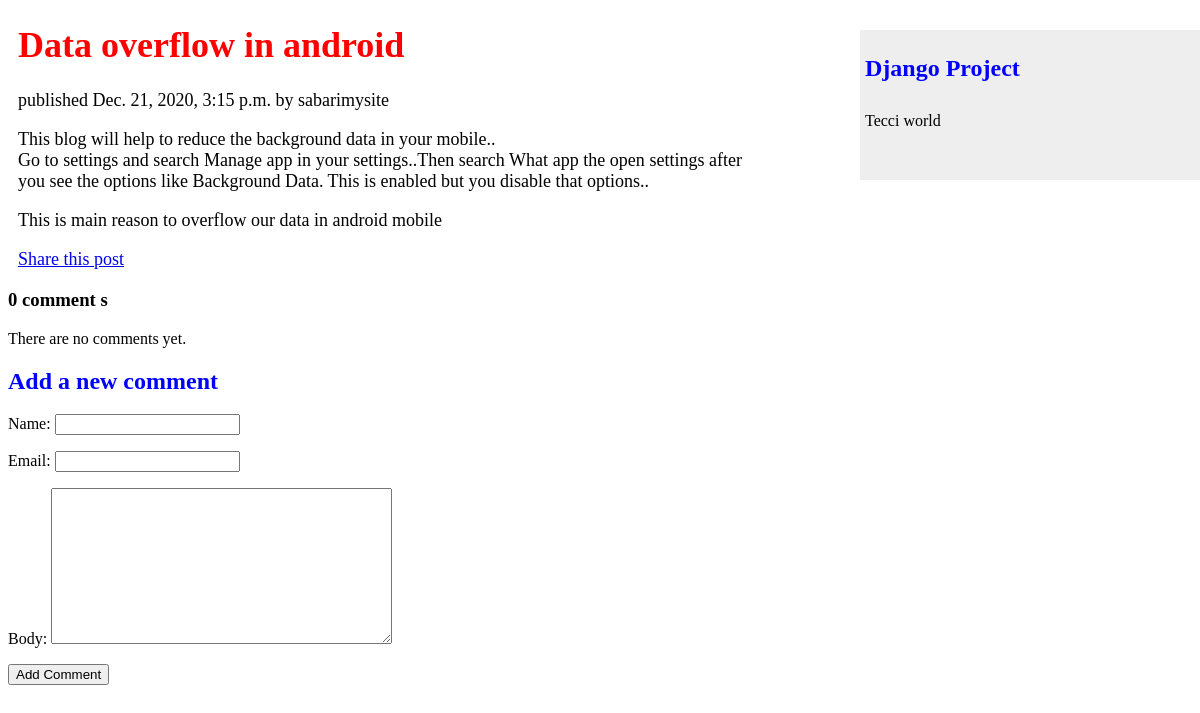
Screenshot of /2020/12/21/data-overflow-android/ with the database file from the repository.
### blog/models.py (models this page shows, shortened)
class Post(models.Model):
    STATUS_CHOICES = (
        ('draft','Draft'),
        ('published','Published'),
    )
    title = models.CharField(max_length=250)
    slug = models.SlugField(max_length=250,unique_for_date='publish')
    author = models.ForeignKey(User,on_delete=models.CASCADE,related_name='blog_posts')
    body = models.TextField()
    publish = models.DateTimeField(default=timezone.now)
    created = models.DateTimeField(auto_now = True)
    Updated = models.DateTimeField(auto_now = True)
    status = models.CharField(max_length=10,choices=STATUS_CHOICES,default='published')

### blog/views.py (the view)
# urls.py: path('<int:year>/<int:month>/<int:day>/<slug:post>/',views.post_detail,name='post_detail'),
def post_detail(request,year, month, day, post):
    post = get_object_or_404(Post, slug=post, status = 'published',publish__year = year,publish__month = month, publish__day = day)
    comments = post.comments.filter(active=True)
    new_comment = None
    if request.method=='POST':
        comment_form = CommentForm(data=request.POST)
        if comment_form.is_valid():
            new_comment = comment_form.save(commit=False)
            new_comment.post = post
            new_comment.save()
    else:
        comment_form = CommentForm()
    return render(request,'blog/post/detail.html',{'post':post,'comments':comments,'new_comment':new_comment,'comment_form':comment_form})

### blog/forms.py
class CommentForm(forms.ModelForm):
    class Meta:
        model = Comment
        fields = ('name','email','body')

### blog/templates/blog/post/detail.html (shortened to what this page needs)
{% extends "blog/base.html" %}
{% load static %}
{% block content %}
    <div class="main">
       <h1 style="color:red;">{{ post.title }}</h1>
       <p>
          published {{ post.publish }} by {{ post.author }}
       </p>
       <p>
          {{ post.body|linebreaks }}
          <a href="{% url 'blog:post_share' post.id %}">Share this post</a>
       </p>
    </div>
    {% with comments.count as total_comments %}
        <h3>
            {{ total_comments }} comment {{ total_comments|pluralize }}
        </h3>
    {% endwith %}
    {% for comment in comments %}
        <div class="comment">
            <p>
                Comment {{ forloop.counter }} by {{ comment.name }} {{ comment.created }}
            </p>
            {{ comment.body|linebreaks }}
        </div>
    {% empty %}
        <p>There are no comments yet.</p>
    {% endfor %}
    {% if new_comment %}
         <h2>Your comment has been added.</h2>
    {% else %}
         <h2>Add a new comment</h2>
         <form action="." method="POST">
             {{ comment_form.as_p }}
             <p><input type='submit' value="Add Comment"></p>
         </form>
    {% endif %}
{% endblock %}

### static/css/blog.css (style rules this page uses)
.main { margin-right:140px; font-size:18px; padding:0px 10px; text-align:justify; }
p { padding-right:300px; }
h2 { color:Blue; }

### rows the page displays
Post: title "Data overflow in android", publish "Dec. 21, 2020, 3:15 p.m.", author "sabarimysite", body "This blog will help to reduce the background data in your mobile.. Go to settings and search Manage app in your settings..Then search What app the open settings after you see the options like Background Data. This is enabled but you disable that options.. This is main reason to overflow our data in android mobile"

### other values shown
{{ total_comments }} "0"
